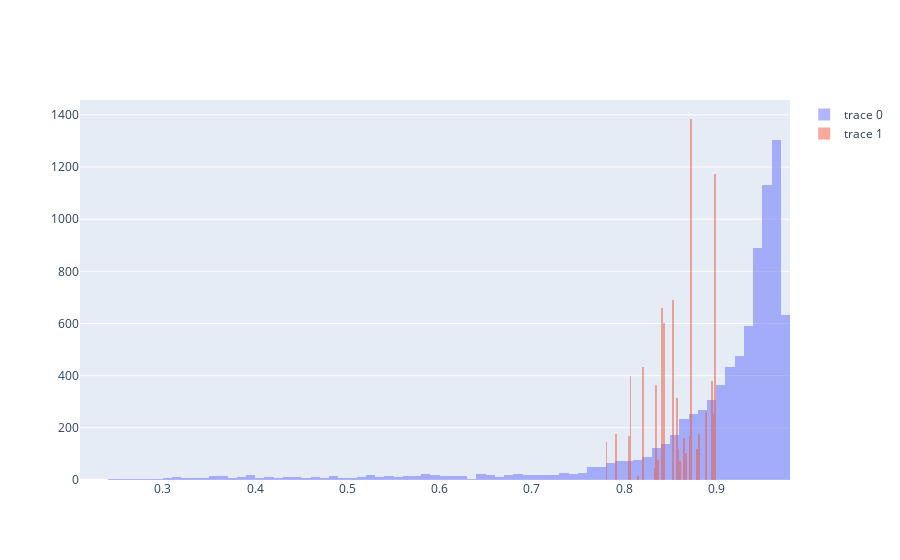

Here is the notebook cell this chart was saved with:
### Code cell
fig = go.Figure()
fig.add_trace(go.Histogram(x=pred_probas[0], nbinsx=80, opacity=0.5, name="False"))
fig.add_trace(go.Histogram(x=pred_probas[1], nbinsx=80, opacity=0.5, name="True"))
fig.update_layout(barmode='overlay')

### Figure 1 — Plotly figure (JSON) as saved in the notebook; plotly's stock layout.template omitted (floating-point values rounded to 4 significant figures; data arrays with more than 128 entries replaced by an {"elided": "..."} marker saying what was removed)
{"data": [{"nbinsx": 80, "opacity": 0.5, "type": "histogram", "x": {"elided": "8462 float values"}}, {"nbinsx": 80, "opacity": 0.5, "type": "histogram", "x": {"elided": "8462 float values"}}], "layout": {"autosize": true, "barmode": "overlay", "xaxis": {"autorange": true, "range": [0.21, 0.98], "type": "linear"}, "yaxis": {"autorange": true, "range": [0, 1457.0]}}}
